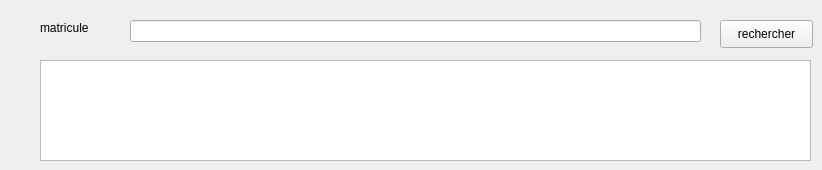
         <widget class="QWidget" name="tab_34">
          <attribute name="title">
           <string>recherche</string>
          </attribute>
          <widget class="QLabel" name="label_68">
           <property name="geometry">
            <rect>
             <x>40</x>
             <y>20</y>
             <width>81</width>
             <height>16</height>
            </rect>
           </property>
           <property name="text">
            <string>matricule</string>
           </property>
          </widget>
          <widget class="QLineEdit" name="lineEdit_recherche_3">
           <property name="geometry">
            <rect>
             <x>130</x>
             <y>20</y>
             <width>571</width>
             <height>22</height>
            </rect>
           </property>
          </widget>
          <widget class="QPushButton" name="pb_rechercher6">
           <property name="geometry">
            <rect>
             <x>720</x>
             <y>20</y>
             <width>93</width>
             <height>28</height>
            </rect>
           </property>
           <property name="text">
            <string>rechercher</string>
           </property>
          </widget>
          <widget class="QTableView" name="tab_voiture_5">
           <property name="geometry">
            <rect>
             <x>40</x>
             <y>60</y>
             <width>771</width>
             <height>101</height>
            </rect>
           </property>
          </widget>
         </widget>
